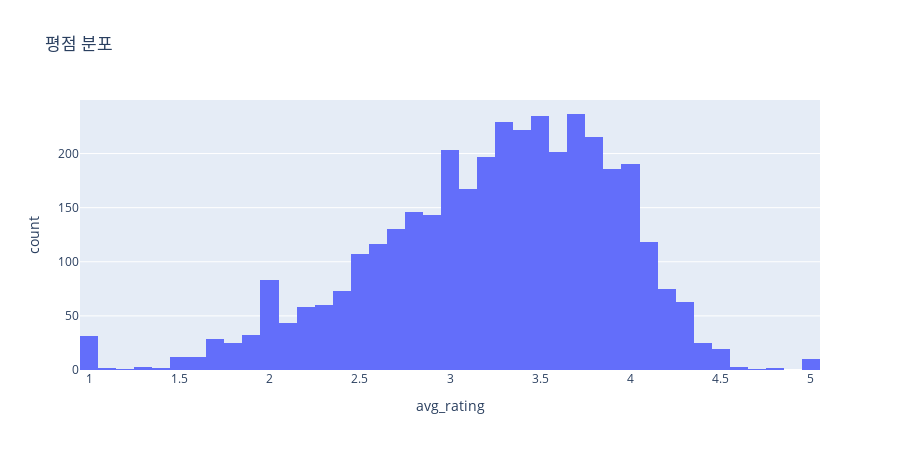

Notebook source saved alongside this figure:
### Code cell
# plotly 버전
px.histogram(mv_rating_agg, x='avg_rating', height=450, title='평점 분포')

### Figure 1 — Plotly figure (JSON) as saved in the notebook; plotly's stock layout.template omitted (floating-point values rounded to 4 significant figures; data arrays with more than 128 entries replaced by an {"elided": "..."} marker saying what was removed)
{"data": [{"bingroup": "x", "hovertemplate": "avg_rating=%{x}<br>count=%{y}<extra></extra>", "legendgroup": "", "marker": {"color": "#636efa", "pattern": {"shape": ""}}, "name": "", "orientation": "v", "showlegend": false, "type": "histogram", "x": {"elided": "3706 float values"}, "xaxis": "x", "yaxis": "y"}], "layout": {"barmode": "relative", "height": 450, "legend": {"tracegroupgap": 0}, "title": {"text": "평점 분포"}, "xaxis": {"anchor": "y", "domain": [0, 1], "title": {"text": "avg_rating"}}, "yaxis": {"anchor": "x", "domain": [0, 1], "title": {"text": "count"}}}}
